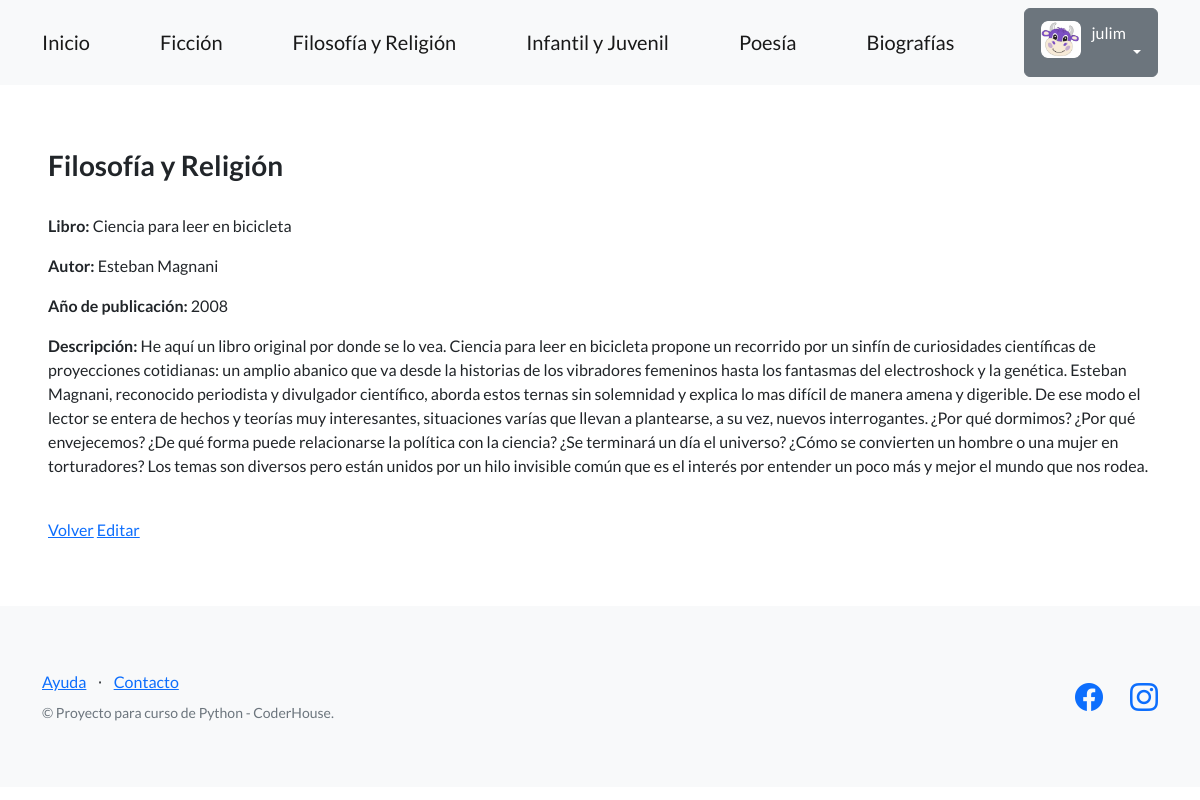
The page /libros/detalles-filo/1 (signed in) on the database its author committed.
### perfiles/models.py (models this page shows, shortened)
class Avatar(models.Model):
   user = models.OneToOneField(User, on_delete=models.CASCADE, null=True)
   imagen = models.ImageField(upload_to='avatares', null=True, blank=True)

### categorias_libros/models.py (models this page shows, shortened)
class FilosofiaYReligion(models.Model):
    nombre = models.CharField(max_length=256)
    autor = models.CharField(max_length=256)
    año_publicacion = models.IntegerField(blank=True, null=True)
    descripcion = models.TextField(null=True)
    creador = models.ForeignKey(User, on_delete=models.SET_NULL, null=True)

### categorias_libros/views.py (the view)
# urls.py: path('detalles-filo/<int:pk>', FilosofiaYReligionDetailView.as_view(), name="detalles_filo"),
class FilosofiaYReligionDetailView(DetailView):
    model = FilosofiaYReligion
    success_url = reverse_lazy('filosofia-y-religion')

### categorias_libros/templates/categorias_libros/filosofiayreligion_detail.html
{% extends "base.html" %}
{% block contenido %}
<h3>Filosofía y Religión</h3>
<br>
<p>
  <strong>Libro:</strong> {{object.nombre}}
</p>
<p>
  <strong>Autor:</strong> {{object.autor}}
</p>
<p>
  <strong>Año de publicación:</strong> {{object.año_publicacion}}
</p>
<p>
  <strong>Descripción:</strong> {{object.descripcion}}
</p>
<br>
<a href="{% url 'filosofia-y-religion' %}">Volver</a>
<a href="{% url 'editar_filo' object.id %}">Editar</a>
{% endblock contenido %}

### templates_base/base.html (shortened to what this page needs)
{% load static %}
<!DOCTYPE html>
<html lang="en">
    <head>
        <link href="https://cdn.jsdelivr.net/npm/bootstrap-icons@1.5.0/font/bootstrap-icons.css" rel="stylesheet" type="text/css" />
        <link href="{% static 'css/styles.css' %}" rel="stylesheet" />
    </head>
    <body>
        <nav class="navbar navbar-light bg-light static-top">
            <div class="container">
                <a class="navbar-brand" href="{% url 'inicio' %}">Inicio</a>
                <a class="navbar-brand" href="{% url 'ficcion' %}">Ficción</a>
                <a class="navbar-brand" href="{% url 'filosofia-y-religion' %}">Filosofía y Religión</a>
                <a class="navbar-brand" href="{% url 'infantil-y-juvenil' %}">Infantil y Juvenil</a>
                <a class="navbar-brand" href="{% url 'poesia' %}">Poesía</a>
                <a class="navbar-brand" href="{% url 'biografias' %}">Biografías</a>
                {% if user.is_authenticated %}
                <div class="dropdown">
                    <button class="btn btn-secondary dropdown-toggle" type="button" id="dropdownMenuButton1" data-bs-toggle="dropdown" aria-expanded="false">
                        <div style="display: inline-flex;">
                                <img src="{{ user.avatar.imagen.url }}" style="max-width: 40px;margin-right: 10px;">
                            <span>{{ user.username }}</span>
                        </div>
                    </button>
                </div>
                {% else %}
                <a class="btn btn-primary" href="{% url 'login' %}">Iniciar sesión</a>
                <a class="btn btn-success" href="{% url 'registro' %}">Registrarse</a>
                {% endif %}
            </div>
        </nav>
        <section style="padding:4rem 3rem;">
            {% block contenido %}
            {% endblock contenido %}
        </section>
        <footer class="footer bg-light">
            <div class="container">
                <div class="row">
                    <div class="col-lg-6 h-100 text-center text-lg-start my-auto">
                        <ul class="list-inline mb-2">
                            <li class="list-inline-item"><a href="#!">Ayuda</a></li>
                            <li class="list-inline-item">⋅</li>
                            <li class="list-inline-item"><a href="#!">Contacto</a></li>
                        </ul>
                        <p class="text-muted small mb-4 mb-lg-0">&copy; Proyecto para curso de Python - CoderHouse.</p>
                    </div>
                    <div class="col-lg-6 h-100 text-center text-lg-end my-auto">
                        <ul class="list-inline mb-0">
                            <li class="list-inline-item me-4">
                                <a href="https://www.facebook.com/juli.mendieta.75/"><i class="bi-facebook fs-3"></i></a>
                            </li>
                            <li class="list-inline-item">
                                <a href="https://www.instagram.com/mendietajuli"><i class="bi-instagram fs-3"></i></a>
                            </li>
                        </ul>
                    </div>
                </div>
            </div>
        </footer>
    </body>
</html>

### rows shown on the page
FilosofiaYReligion: nombre "Ciencia para leer en bicicleta", autor "Esteban Magnani", año_publicacion "2008", descripcion "He aquí un libro original por donde se lo vea. Ciencia para leer en bicicleta propone un recorrido por un sinfín de curiosidades científicas de proyecciones cotidianas: un amplio abanico que va desde la historias de los vibradores femeninos hasta los fantasmas del electroshock y la genética. Esteban Magnani, reconocido periodista y divulgador científico, aborda estos ternas sin solemnidad y explica lo mas difícil de manera amena y digerible. De ese modo el lector se entera de hechos y teorías muy interesantes, situaciones varías que llevan a plantearse, a su vez, nuevos interrogantes. ¿Por qué dormimos? ¿Por qué envejecemos? ¿De qué forma puede relacionarse la política con la ciencia? ¿Se…"

### other values the page prints
{{ user.username }} "julim"
